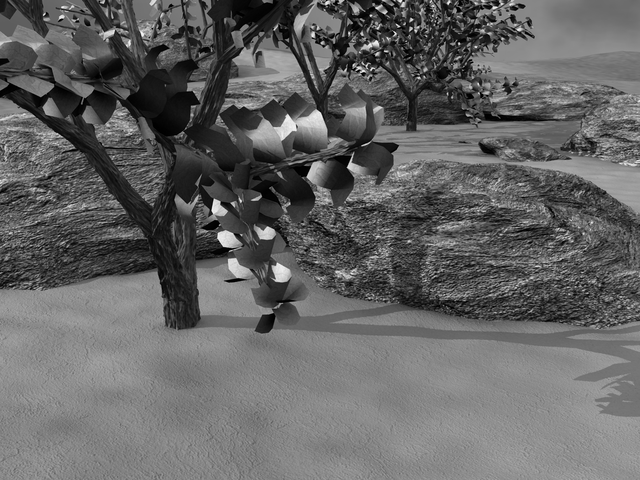
#> input picture a6/frame07.png, 640 x 480 px
$ python OpticalFlow.py   (Python 2 division)
#> lines starting #> are read from the running program, lines starting #| are printed output that depends on the picture; long printed decimals are rounded
from PIL import Image, ImageDraw
import matplotlib.pyplot as plt
import numpy as np
import math
from scipy import signal
import numpy.linalg as lin

# START OF FUNCTIONS CARRIED FORWARD FROM ASSIGNMENT 2

def boxfilter(n):
    assert n%2 is not 0, "Dimension must be odd"
    return np.full((n,n),1.0/(n*n), dtype = float)

def gauss1d(sigma):
    # generate n, ensure n is odd
    n = np.ceil(6*sigma)
    n = n+1 if n%2 == 0 else n

    i = np.arange(-np.floor(n/2),np.floor(n/2)+1,1) # generate the range
    gauss = np.vectorize(lambda x: np.exp((-x**2)/(2*sigma**2))) # mapping function
    i = gauss(i) # apply the map
    return 1/sum(i)*i # return normalized

def gauss2d(sigma):
    i = gauss1d(sigma) # generate 1d guass
    i = i[np.newaxis] # generate 2d
    i_t = np.transpose(i) # create transpose

    return signal.convolve2d(i, i_t) # convolve i with i'

def gaussconvolve2d(image, sigma):
    f = gauss2d(sigma) # generate 2d filter
    return signal.convolve2d(image,f,'same') # convolve with 2d filter of same size

# END OF FUNCTIONS CARRIED FORWARD FROM ASSIGNMENT 2

# Define a function, boxconvolve2d, to convolve an image with a boxfilter of size n
# (used in Estimate_Derivatives below).

def boxconvolve2d(image, n):
    f = boxfilter(n) # generate boxfilter
    return signal.convolve2d(image,f,'same')

def Estimate_Derivatives(im1, im2, sigma=1.5, n=3): # Estimate spatial derivatives of im1 and temporal derivative from im1 to im2.
    im1_smoothed = gaussconvolve2d(im1,sigma) # Smooth im1 with a 2D Gaussian of the given sigma.
    Ix, Iy = np.gradient(im1_smoothed) # Use first central difference to estimate derivatives.
    It = boxconvolve2d(im2, n) - boxconvolve2d(im1, n) # Use point-wise difference between (boxfiltered) im2 and im1 to estimate temporal derivative
    return Ix, Iy, It

def Optical_Flow(im1, im2, x, y, window_size, sigma=1.5, n=3):
    assert((window_size % 2) == 1) , "Window size must be odd"
    # UNCOMMENT THE NEXT LINE WHEN YOU HAVE COMPLETED Estimate_Derivatives
    Ix, Iy, It = Estimate_Derivatives(im1, im2, sigma, n)
    half = np.floor(window_size/2)
    # select the three local windows of interest
    win_Ix = Ix[int(y-half-1):int(y+half), int(x-half-1):int(x+half)].T # select window Ix
    win_Iy = Iy[int(y-half-1):int(y+half), int(x-half-1):int(x+half)].T # select window Iy
    b = It[int(y-half-1):int(y+half), int(x-half-1):int(x+half)].T # select window b

    A = np.vstack((win_Ix.flatten(), win_Iy.flatten())).T # calculate A by vertically stacking win_Ix and win_Iy and transpose
    A_TA_inv = np.linalg.pinv(np.dot(A.T,A)) # calculate ATA^-1
    V = np.dot(A_TA_inv, np.dot(A.T,b.flatten())) # calculate V = ATA^-1 * ATb
    return V[1], V[0]

def AppendImages(im1, im2):
    """Create a new image that appends two images side-by-side.

    The arguments, im1 and im2, are PIL images of type RGB
    """
    im1cols, im1rows = im1.size
    im2cols, im2rows = im2.size
    im3 = Image.new('RGB', (im1cols+im2cols, max(im1rows,im2rows)))
    im3.paste(im1,(0,0))
    im3.paste(im2,(im1cols,0))
    return im3

def DisplayFlow(im1, im2, x, y, uarr, varr):
    """Display optical flow match on a new image with the two input frames placed side by side.

    Arguments:
     im1           1st image (in PIL 'RGB' format)
     im2           2nd image (in PIL 'RGB' format)
     x, y          point coordinates in 1st image
     u, v          list of optical flow values to 2nd image

    Displays and returns a newly created image (in PIL 'RGB' format)
    """
    im3 = AppendImages(im1,im2)
    offset = im1.size[0]
    draw = ImageDraw.Draw(im3)
    xinit = x+uarr[0]
    yinit = y+varr[0]
    for u,v,ind in zip(uarr[1:], varr[1:], range(1, len(uarr))):
		draw.line((offset+xinit, yinit, offset+xinit+u, yinit+v),fill="red",width=2)
		xinit += u
		yinit += v
    draw.line((x, y, offset+xinit, yinit), fill="yellow", width=2)
    im3.show()
    del draw
    return im3

def HitContinue(Prompt='Hit any key to continue'):
    raw_input(Prompt)

# uncomment the next two lines if the leftmost digit of your student number is 8
x=274
y=126

##############################################################################
#                            Global "magic numbers"                          #
##############################################################################

# window size (for estimation of optical flow)
window_size=21

# sigma of the 2D Gaussian (used in the estimation of Ix and Iy)
sigma=1.5

# size of the boxfilter (used in the estimation of It)
n = 3

##############################################################################
#             basic testing (optical flow from frame 7 to 8 only)            #
##############################################################################

# scale factor for display of optical flow (to make result more visible)
scale=10

PIL_im1 = Image.open('frame07.png')
#> PIL_im1 is the input picture: PIL image 640x480 L; min 0, max 249, mean 100.5
PIL_im2 = Image.open('frame08.png')
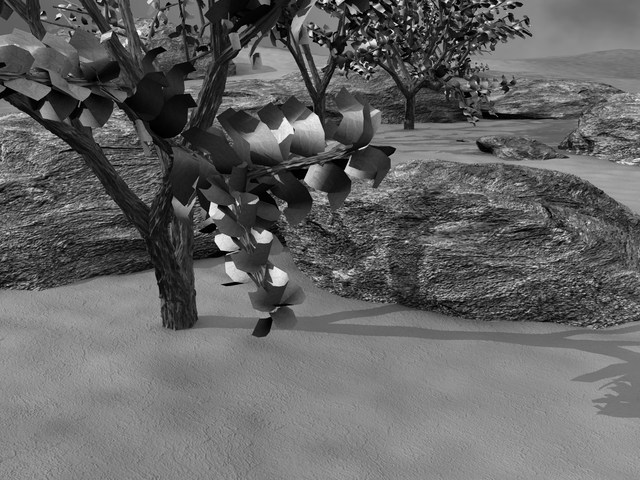
#> input picture a6/frame08.png, 640 x 480 px
#> PIL_im2 is the input picture: PIL image 640x480 L; min 0, max 249, mean 100.5
im1 = np.asarray(PIL_im1)
im2 = np.asarray(PIL_im2)
dx, dy = Optical_Flow(im1, im2, x, y, window_size, sigma, n)
#> in Estimate_Derivatives, `Ix, Iy = np.gradient(im1_smoothed)`:
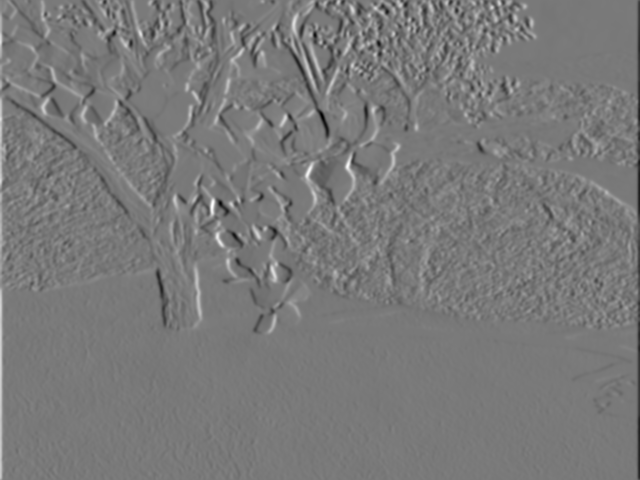
#> Iy: shape (480, 640) float64; min -44.66, max 48.9, mean 0; drawn with min black and max white
#> in Optical_Flow, `A = np.vstack((win_Ix.flatten(), win_Iy.flatten())).T`: A = 441 pairs, first value -6.44 to 29.46, second value -23.09 to 30.41
#> in Optical_Flow, `A_TA_inv = np.linalg.pinv(np.dot(A.T,A))`: A_TA_inv = [[2.14e-05, 1.23e-07], [1.23e-07, 3.25e-05]]
#> in Optical_Flow, `V = np.dot(A_TA_inv, np.dot(A.T,b.flatten()))`: V = [-1.84, 2.23]
#> dx = 2.23; dy = -1.84
print 'Optical flow: [', dx, ',', dy, ']'
#| Optical flow: [ 2.227 , -1.840 ]
plt.imshow(im1, cmap='gray')
plt.hold(True)
plt.plot(x,y,'xr')
plt.plot(x+dx*scale,y+dy*scale, 'dy')
print 'Close figure window to continue...'
plt.show()
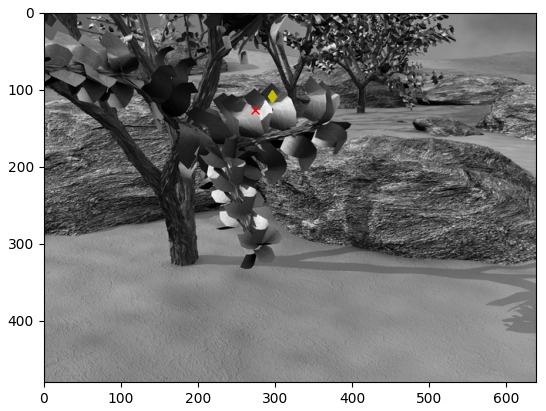
#> figure drawn by matplotlib, 1 panel
uarr = [dx]
#> uarr = [2.23]
varr = [dy]
#> varr = [-1.84]

##############################################################################
#                   run the remainder of the image sequence                  #
##############################################################################

# UNCOMMENT THE CODE THAT FOLLOWS (ONCE BASIC TESTING IS COMPLETE/DEBUGGED)

print 'frame 7 to 8'
DisplayFlow(PIL_im1, PIL_im2, x, y, uarr, varr)
#> in AppendImages, `im3 = Image.new('RGB', (im1cols+im2cols, max(im1rows,im2rows)))`: im3: PIL image 1280x480 RGB; every value is 0
#> in DisplayFlow, `xinit = x+uarr[0]`: xinit = 276.2
#> in DisplayFlow, `yinit = y+varr[0]`: yinit = 124.2
#> after the loop in DisplayFlow, `for u,v,ind in zip(uarr[1:], varr[1:], range(1, len(uarr))):`: xinit = 276.2; yinit = 124.2
HitContinue()

prev_im = im2
xcurr = x+dx
#> xcurr = 276.2
ycurr = y+dy
#> ycurr = 124.2
offset = PIL_im1.size[0]
#> offset = 640

for i in range(8, 14):
    im_i = 'frame%0.2d.png'%(i+1)
    print 'frame', i, 'to', (i+1)
    PIL_im_i = Image.open('%s'%im_i)
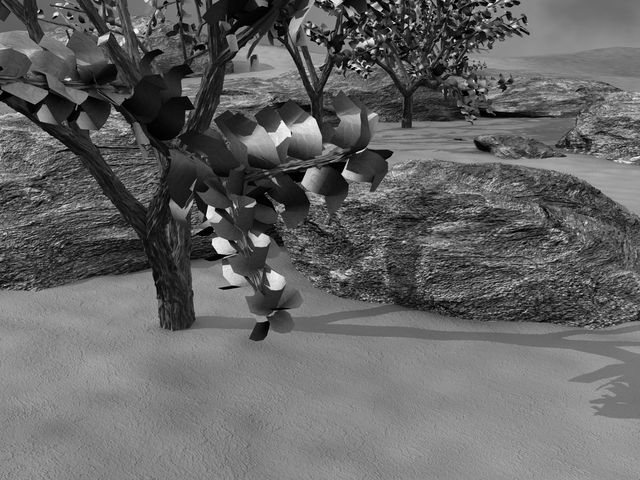
#> input picture a6/frame09.png, 640 x 480 px
#> PIL_im_i is the input picture: PIL image 640x480 L; min 0, max 249, mean 100.5
    numpy_im_i = np.asarray(PIL_im_i)
    dx, dy = Optical_Flow(prev_im, numpy_im_i, xcurr, ycurr, window_size, sigma, n)
#> call 2 of Optical_Flow, with x = 276.2, y = 124.2, window_size = 21, sigma = 1.5, n = 3
#> in Optical_Flow (call 2), `b = It[int(y-half-1):int(y+half), int(x-half-1):int(x+half)].T`:
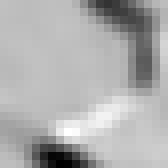
#> b: shape (21, 21) float64 (shown 8 times larger); min -178.1, max 61.67, mean -14; drawn with min black and max white
#> in Optical_Flow (call 2), `A = np.vstack((win_Ix.flatten(), win_Iy.flatten())).T`: A = 441 pairs, first value -2.49 to 33.24, second value -22.84 to 32.38
#> in Optical_Flow (call 2), `A_TA_inv = np.linalg.pinv(np.dot(A.T,A))`: A_TA_inv = [[2.07e-05, -5.48e-06], [-5.48e-06, 2.52e-05]]
#> in Optical_Flow (call 2), `V = np.dot(A_TA_inv, np.dot(A.T,b.flatten()))`: V = [-2.28, 1.62]
#> dx = 1.62; dy = -2.28
    xcurr += dx
#> xcurr = 277.8
    ycurr += dy
#> ycurr = 121.9
    prev_im = numpy_im_i
    uarr.append(dx)
    varr.append(dy)
    # redraw the (growing) figure
    DisplayFlow(PIL_im1, PIL_im_i, x, y, uarr, varr)
#> call 2 of DisplayFlow, with x = 274, y = 126
#> in AppendImages (call 2), `im3.paste(im2,(im1cols,0))`:
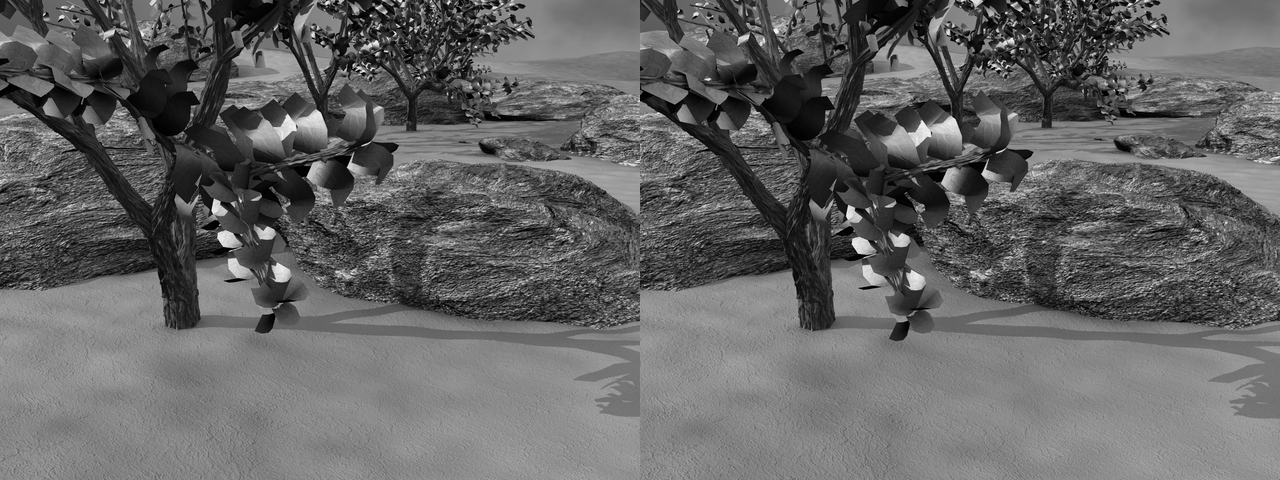
#> im3: PIL image 1280x480 RGB; min 0, max 249, mean 100.5
#> the loop in DisplayFlow (call 2), `for u,v,ind in zip(uarr[1:], varr[1:], range(1, len(uarr))):` made 1 pass
#> (u, v, ind, xinit, yinit) on pass 1: (1.62, -2.28, 1, 277.8, 121.9)
#> after the loop in DisplayFlow (call 2), `for u,v,ind in zip(uarr[1:], varr[1:], range(1, len(uarr))):`: xinit = 277.8; yinit = 121.9
#> in DisplayFlow (call 2), `im3.show()`:
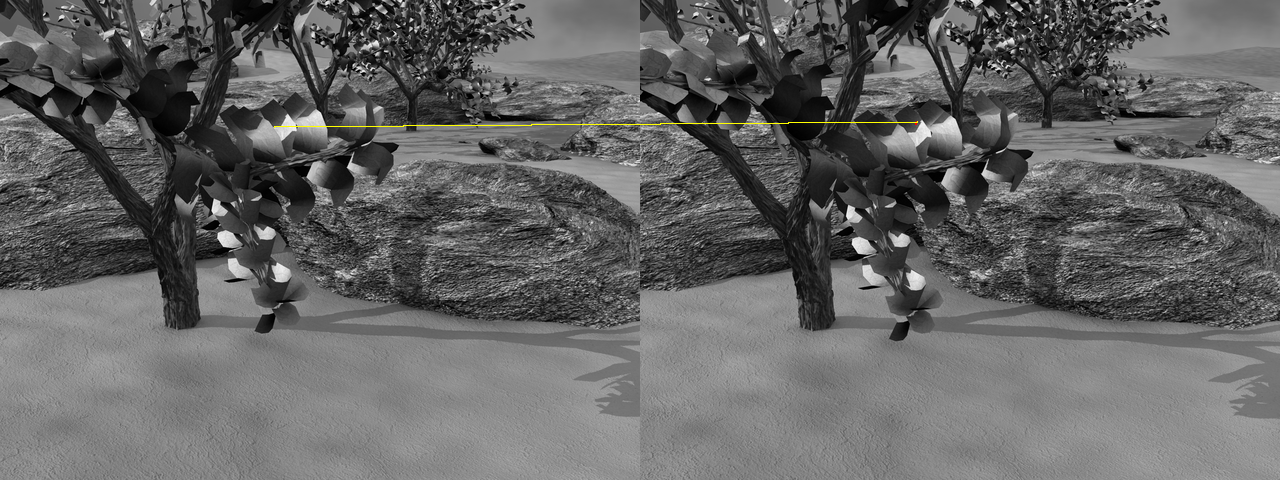
#> shown: PIL image 1280x480 RGB; mean R, G, B 100.7, 100.7, 100.4
    HitContinue()
#> (the run stopped early here; a loop or call above may not have finished)
